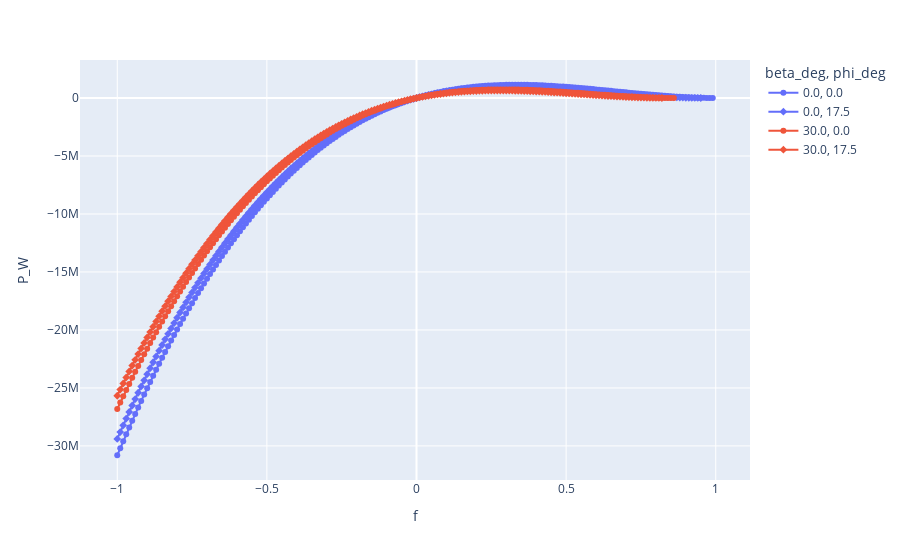

This figure's notebook cell:
### Code cell
# Check at which reeling factor the optimal power output lies.

temp = df[
    (df['Lt_m'] == 1000)
    & (df['vw_mps'] == 10)
    ]

px.line(
    temp,
    x='f',
    y='P_W',
    color='beta_deg',
    symbol='phi_deg',
)

### Figure 1 — Plotly figure (JSON) as saved in the notebook; plotly's stock layout.template omitted (floating-point values rounded to 4 significant figures; data arrays with more than 128 entries replaced by an {"elided": "..."} marker saying what was removed)
{"data": [{"hovertemplate": "beta_deg=0.0<br>phi_deg=0.0<br>f=%{x}<br>P_W=%{y}<extra></extra>", "legendgroup": "0.0, 0.0", "line": {"color": "#636efa", "dash": "solid"}, "marker": {"symbol": "circle"}, "mode": "lines+markers", "name": "0.0, 0.0", "orientation": "v", "showlegend": true, "type": "scatter", "x": {"elided": "200 float values"}, "xaxis": "x", "y": {"elided": "200 float values"}, "yaxis": "y"}, {"hovertemplate": "beta_deg=0.0<br>phi_deg=17.5<br>f=%{x}<br>P_W=%{y}<extra></extra>", "legendgroup": "0.0, 17.5", "line": {"color": "#636efa", "dash": "solid"}, "marker": {"symbol": "diamond"}, "mode": "lines+markers", "name": "0.0, 17.5", "orientation": "v", "showlegend": true, "type": "scatter", "x": {"elided": "200 float values"}, "xaxis": "x", "y": {"elided": "200 float values"}, "yaxis": "y"}, {"hovertemplate": "beta_deg=30.0<br>phi_deg=0.0<br>f=%{x}<br>P_W=%{y}<extra></extra>", "legendgroup": "30.0, 0.0", "line": {"color": "#EF553B", "dash": "solid"}, "marker": {"symbol": "circle"}, "mode": "lines+markers", "name": "30.0, 0.0", "orientation": "v", "showlegend": true, "type": "scatter", "x": {"elided": "200 float values"}, "xaxis": "x", "y": {"elided": "200 float values"}, "yaxis": "y"}, {"hovertemplate": "beta_deg=30.0<br>phi_deg=17.5<br>f=%{x}<br>P_W=%{y}<extra></extra>", "legendgroup": "30.0, 17.5", "line": {"color": "#EF553B", "dash": "solid"}, "marker": {"symbol": "diamond"}, "mode": "lines+markers", "name": "30.0, 17.5", "orientation": "v", "showlegend": true, "type": "scatter", "x": {"elided": "200 float values"}, "xaxis": "x", "y": {"elided": "200 float values"}, "yaxis": "y"}], "layout": {"legend": {"title": {"text": "beta_deg, phi_deg"}, "tracegroupgap": 0}, "margin": {"t": 60}, "xaxis": {"anchor": "y", "domain": [0, 1], "title": {"text": "f"}}, "yaxis": {"anchor": "x", "domain": [0, 1], "title": {"text": "P_W"}}}}
